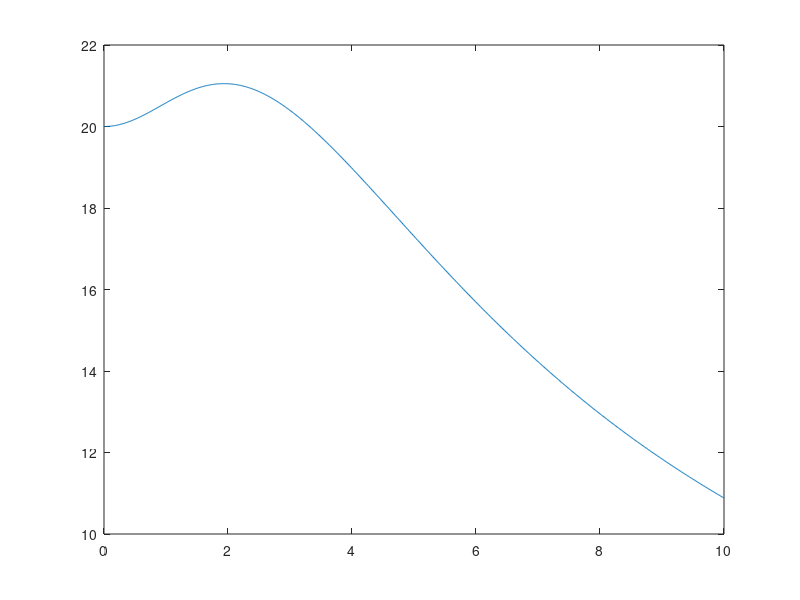

This figure's MATLAB source: (Note: this script raises an error after producing the figure.)
w = [0:0.01:10];
num = conv([120], [1 2]);
den = conv([1 3], [1 4]);
q = freqs(num, den, w);
plot(w, abs(q));
pause;
bode(num, den, w);